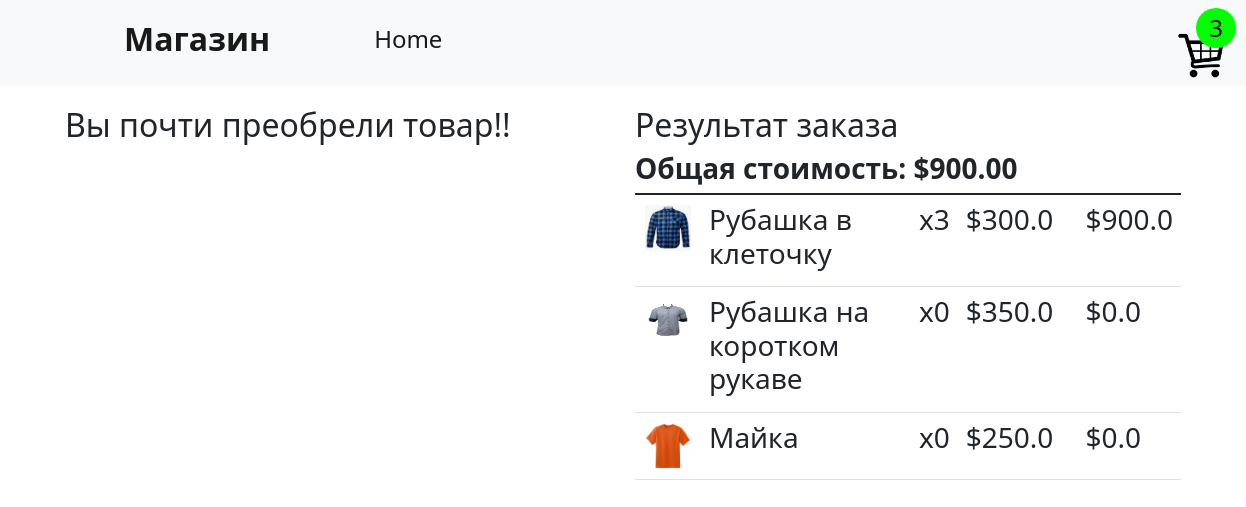
Page /checkout (signed in) on the committed database.
### shop/models.py (models this page shows, shortened)
class Cart(models.Model):
    owner = models.ForeignKey(User, on_delete=models.CASCADE)
    cart_id = models.UUIDField(default=uuid.uuid4, primary_key=True, unique=True, editable=False)
    completed = models.BooleanField(default=False)
    session_id = models.CharField(max_length=100)
    @property
    def grandtotal(self):
        cartitems = self.cartitems_set.all()
        total=sum([item.subtotal for item in cartitems])
        return total
    @property
    def cartquantity(self):
        cartitems = self.cartitems_set.all()
        total=sum([item.quantity for item in cartitems])
        return total
    class Meta:
        verbose_name = verbose_name_plural = "Корзина"

class Cartitems(models.Model):
    cart = models.ForeignKey(Cart, on_delete=models.CASCADE)
    quantity = models.IntegerField(default=0)
    product = models.ForeignKey(Product, on_delete=models.CASCADE)
    @property
    def subtotal(self):
        total = self.quantity * self.product.price
        return total
    class Meta:
        verbose_name = "Товар корзины"
        verbose_name_plural = "Товары корзины"

class Product(models.Model):
    name = models.CharField(max_length=100, verbose_name="Товар")
    price = models.FloatField(verbose_name="Цена")
    image = models.ImageField(upload_to='image', verbose_name="Изображение")
    product_id = models.UUIDField(default=uuid.uuid4, primary_key=True, unique=True, editable=False)
    class Meta:
        verbose_name = "Товар"
        verbose_name_plural = "Товары"

### shop/views.py (the view)
# urls.py: path('checkout', views.checkout,name='checkout'),
def checkout(request):
    if request.user.is_authenticated:
        customer = request.user
        cart, created = Cart.objects.get_or_create(owner=customer, completed=False)
        cartitems = cart.cartitems_set.all()
    else:
        cart = []
        cartitems = []
        cart = {'cartquantity': 0}
    context = {"cart": cart, "cartitems": cartitems}
    return render(request, 'shop/checkout.html', context)

### shop/templates/shop/checkout.html (shortened to what this page needs)
{% extends 'shop/base.html' %}
{% block content %}
<div class = 'container'>
    <div class = 'row'>
        <div class = 'col-md-6'>
          <div class="uk-width-xlarge uk-margin">
              <div class="uk-card uk-card-small uk-card-default uk-card-body">
                  <form class="row g-3" id ='shipping-form'>
                  <div id = 'shippingInfo'>
                      <h2>Вы почти преобрели товар!!</h2>
                  </div>
                </form>
              </div>
          </div>
      </div>
      <div class = 'col-md-6'>
          <div class="uk-width-xlarge uk-margin">
              <div class="uk-card uk-card-small uk-card-default uk-card-body"><table class="table">
                  <thead>
                    <tr>
                      <h2>Результат заказа</h2>
                      <h3><strong>Общая стоимость: ${{cart.grandtotal|floatformat:'2'}}</strong></h3>
                    </tr>
                  </thead>
                  <tbody>
                    {% for item in cartitems %}
                    <tr>
                      <td scope="row"><div id = "cart_image"><img src = '{{item.product.image.url}}' alt=""></div></td>
                      <td><h3>{{item.product.name}}</h3></td>
                      <td><h3>x{{item.quantity}}</h3></td>
                      <td><h3>${{item.product.price}}</h3></td>
                      <td><h3></h3></td>
                      <td><h3>${{item.subtotal}}</h3></td>
                    </tr>
                   {% endfor %}
                  </tbody>
                </table></div></div>
      </div>
    </div>
  </div>
  {% endblock %}

### shop/templates/shop/base.html (shortened to what this page needs)
<!DOCTYPE html>
<html lang="en">
    {% load static %}
<head>
    <link href="https://cdn.jsdelivr.net/npm/bootstrap@5.0.0-beta3/dist/css/bootstrap.min.css"
          rel="stylesheet">
    <link rel="stylesheet" href="https://cdn.jsdelivr.net/npm/uikit@3.6.22/dist/css/uikit.min.css" />
    <link rel ='stylesheet' href = "">
    <link rel ='stylesheet' href = "{% static 'css/cart.css' %}">
    <link rel ='stylesheet' href = "{% static 'css/style.css' %}">
</head>
<body>
    <nav class="navbar navbar-expand-lg navbar-light bg-light">
        <div class="container-fluid">
          <a class="navbar-brand" href=" {% url 'store' %} "><h2><strong>Магазин</strong></h2></a>
          <div class="collapse navbar-collapse" id="navbarSupportedContent">
            <ul class="navbar-nav me-auto mb-2 mb-lg-0">
              <li class="nav-item">
                <a class="nav-link active" aria-current="page" href=""><h4>Home</h4></a>
              </li>
              <li class="nav-item">
                <a class="nav-link active" aria-current="page" href=""><h4></h4></a>
              </li>
            </ul>
              <a href = "{% url 'cart' %}">
                <div class ='cart_container'>
                <img src = "{% static 'image/cart1.png' %}" alt="">
                <div class = 'cart-item-count' id = 'cart'><h4>{{cart.cartquantity}}</h4></div>
            </div>
          </a>
          </div>
        </div>
      </nav>
      {% block content %}
      {% endblock %}
</body>
</html>

### shop/static/css/cart.css (style rules this page uses)
* { padding: 0px; margin: 0px; box-sizing: border-box; }
.navbar-nav { width: 800px !important; justify-content: space-between !important; }
.me-auto { margin-left: 5rem !important; }
.navbar-brand { margin-left: 7rem; }
.container-fluid { display: flex !important; justify-content: space-evenly; }
.container { margin: auto; margin-top: 20px; }
#cart_image { width: 50px; height: 50px; border: 2px solid white; }
#cart_image img { width: 100%; height: 100%; }
.cart_container { width: 70px; height: 70px; border-radius: 5px; display: flex; flex-direction: column; align-items: center; justify-content: end; position: relative; }
.cart_container img { width: 65%; height: 65%; }
.cart-item-count { width: 40px; height: 40px; border-radius: 50%; background-color: lime; position: absolute; top: 0px; right: 0px; display: flex; align-items: center; justify-content: center; color: black }
.cart-item-count h4 { margin: 0px !important; }

### rows in the picture
Cart: cartquantity "3", grandtotal "900.00"
Cartitems: product.image (picture), product.name "Рубашка в клеточку", quantity "3", product.price "300.0", subtotal "900.0"
Cartitems: product.image (picture), product.name "Рубашка на коротком рукаве", quantity "0", product.price "350.0", subtotal "0.0"
Cartitems: product.image (picture), product.name "Майка", quantity "0", product.price "250.0", subtotal "0.0"
